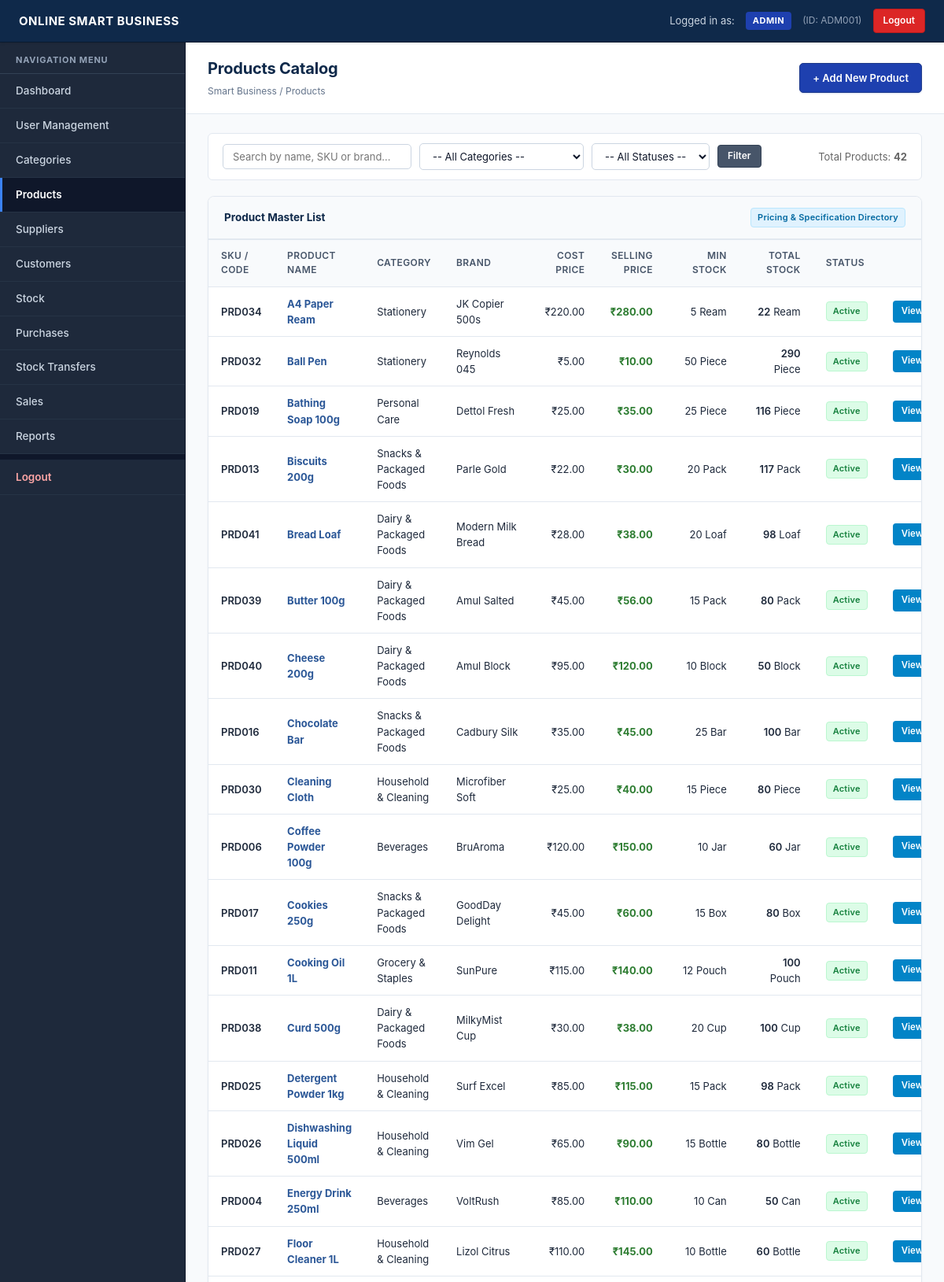
/products/index.php (signed in, upper part), run on the app's committed database.
### tables this page shows
CREATE TABLE IF NOT EXISTS `products` (
    `id` INT(11) NOT NULL AUTO_INCREMENT,
    `product_id` VARCHAR(50) NOT NULL UNIQUE,
    `product_name` VARCHAR(150) NOT NULL,
    `category_id` INT(11) NOT NULL,
    `brand` VARCHAR(100) DEFAULT NULL,
    `unit` VARCHAR(30) NOT NULL DEFAULT 'Piece',
    `purchase_price` DECIMAL(10,2) NOT NULL DEFAULT 0.00,
    `selling_price` DECIMAL(10,2) NOT NULL DEFAULT 0.00,
    `minimum_stock_level` INT(11) NOT NULL DEFAULT 5,
    `status` ENUM('Active', 'Inactive') DEFAULT 'Active',
    `created_at` TIMESTAMP NOT NULL DEFAULT CURRENT_TIMESTAMP,
    PRIMARY KEY (`id`),
    KEY `fk_products_category` (`category_id`),
    CONSTRAINT `fk_products_category` FOREIGN KEY (`category_id`) REFERENCES `categories` (`id`) ON UPDATE CASCADE
);

CREATE TABLE IF NOT EXISTS `categories` (
    `id` INT(11) NOT NULL AUTO_INCREMENT,
    `category_name` VARCHAR(100) NOT NULL UNIQUE,
    `description` TEXT DEFAULT NULL,
    `status` ENUM('Active', 'Inactive') DEFAULT 'Active',
    `created_at` TIMESTAMP NOT NULL DEFAULT CURRENT_TIMESTAMP,
    PRIMARY KEY (`id`)
);

### includes/auth.php (called while the page is built, shortened)
<?php
function e($str) {
    return htmlspecialchars((string)($str ?? ''), ENT_QUOTES, 'UTF-8');
}
?>

### products/index.php (the view, shortened to what this page needs)
<?php
require_once '../config/database.php';
require_once '../includes/auth.php';
$search = trim($_GET['search'] ?? '');
$where_clauses = [];
$where_sql = !empty($where_clauses) ? 'WHERE ' . implode(' AND ', $where_clauses) : '';
$query = "SELECT p.*, c.category_name,
          COALESCE(SUM(s.quantity), 0) as total_network_stock
          FROM products p
          LEFT JOIN categories c ON p.category_id = c.id
          LEFT JOIN stock s ON p.id = s.product_id
          {$where_sql}
          GROUP BY p.id
          ORDER BY p.product_name ASC";
$stmt = mysqli_prepare($conn, $query);
mysqli_stmt_execute($stmt);
$result = mysqli_stmt_get_result($stmt);
include '../includes/header.php';
?>
<div class="page-header">
    <div>
        <h1>Products Catalog</h1>
        <div class="page-breadcrumb">Smart Business / Products</div>
    </div>
    <div>
        <a href="create.php" class="btn btn-primary">+ Add New Product</a>
    </div>
</div>
<div class="page-content">
    <div class="filter-bar">
        <form method="GET" action="index.php" class="filter-form">
            <input type="text" name="search" placeholder="Search by name, SKU or brand..." value="<?php echo e($search); ?>" style="min-width: 240px;">
            <select name="category">
                <option value="">-- All Categories --</option>
            </select>
            <select name="status">
                <option value="">-- All Statuses --</option>
            </select>
            <button type="submit" class="btn btn-secondary btn-sm">Filter</button>
        </form>
        <div style="font-size: 13px; color: #666;">
            Total Products: <strong><?php echo mysqli_num_rows($result); ?></strong>
        </div>
    </div>
    <div class="card">
        <div class="card-header">
            <span>Product Master List</span>
            <span class="badge badge-info">Pricing &amp; Specification Directory</span>
        </div>
        <div class="card-body" style="padding: 0;">
            <?php if (mysqli_num_rows($result) === 0): ?>
                <div style="padding: 30px; text-align: center; color: #777;">
                    <p style="font-size: 15px; margin-bottom: 8px;">No products found.</p>
                    <a href="create.php" class="btn btn-primary btn-sm">Add First Product</a>
                </div>
            <?php else: ?>
                <table class="data-table" style="margin-top: 0; border: none;">
                    <thead>
                        <tr>
                            <th style="width: 100px;">SKU / Code</th>
                            <th>Product Name</th>
                            <th>Category</th>
                            <th>Brand</th>
                            <th style="text-align: right; width: 110px;">Cost Price</th>
                            <th style="text-align: right; width: 110px;">Selling Price</th>
                            <th style="text-align: right; width: 90px;">Min Stock</th>
                            <th style="text-align: right; width: 110px;">Total Stock</th>
                            <th style="width: 80px;">Status</th>
                            <th style="width: 170px; text-align: center;">Actions</th>
                        </tr>
                    </thead>
                    <tbody>
                        <?php while ($row = mysqli_fetch_assoc($result)): ?>
                            <tr>
                                <td><strong><?php echo e($row['product_id']); ?></strong></td>
                                <td>
                                    <a href="view.php?id=<?php echo e($row['id']); ?>" style="color: #2b5797; font-weight: bold; text-decoration: none;">
                                        <?php echo e($row['product_name']); ?>
                                    </a>
                                </td>
                                <td><?php echo e($row['category_name'] ?? 'Uncategorized'); ?></td>
                                <td><?php echo e($row['brand'] ?? '—'); ?></td>
                                <td style="text-align: right;">₹<?php echo number_format($row['purchase_price'], 2); ?></td>
                                <td style="text-align: right; font-weight: bold; color: #2e7d32;">₹<?php echo number_format($row['selling_price'], 2); ?></td>
                                <td style="text-align: right;"><?php echo e($row['minimum_stock_level']); ?> <?php echo e($row['unit']); ?></td>
                                <td style="text-align: right;">
                                    <strong><?php echo number_format($row['total_network_stock']); ?></strong> <?php echo e($row['unit']); ?>
                                </td>
                                <td>
                                    <?php if ($row['status'] === 'Active'): ?>
                                        <span class="badge badge-success">Active</span>
                                    <?php else: ?>
                                        <span class="badge badge-danger">Inactive</span>
                                    <?php endif; ?>
                                </td>
                                <td style="text-align: center;">
                                    <div class="action-links">
                                        <a href="view.php?id=<?php echo e($row['id']); ?>" class="btn-info">View</a>
                                    </div>
                                </td>
                            </tr>
                        <?php endwhile; ?>
                    </tbody>
                </table>
            <?php endif; ?>
        </div>
    </div>
</div>
<?php
include '../includes/footer.php';
?>

### assets/css/style.css (style rules this page uses)
html, body { height: 100%; }
*, *::before, *::after { margin: 0; padding: 0; box-sizing: border-box; }
body { font-family: -apple-system, BlinkMacSystemFont, "Segoe UI", Roboto, "Helvetica Neue", Arial, sans-serif; font-size: 13.5px; line-height: 1.55; color: #1e293b; background-color: #f8fafc; -webkit-font-smoothing: antialiased; -moz-osx-font-smoothing: grayscale; }
.btn { display: inline-block; padding: 9px 16px; font-size: 13px; font-family: inherit; font-weight: 600; text-align: center; text-decoration: none; border: 1px solid transparent; border-radius: 5px; cursor: pointer; transition: all 0.15s ease; line-height: 1.4; }
.btn-primary { background-color: #1e40af; color: #ffffff; border-color: #1e3a8a; box-shadow: 0 1px 2px rgba(30, 64, 175, 0.15); }
.btn-secondary { background-color: #475569; color: #ffffff; border-color: #334155; }
.btn-info { background-color: #0284c7; color: #ffffff; border-color: #0369a1; }
.btn-sm { padding: 5px 12px; font-size: 12px; border-radius: 4px; }
.page-header { background-color: #ffffff; padding: 18px 28px; border-bottom: 1px solid #e2e8f0; display: flex; justify-content: space-between; align-items: center; width: 100%; box-sizing: border-box; flex-shrink: 0; }
.page-header h1 { font-size: 20px; font-weight: 700; color: #0f294a; margin: 0; letter-spacing: -0.2px; }
.page-breadcrumb { font-size: 12px; color: #64748b; margin-top: 4px; }
.page-content { padding: 24px 28px; flex: 1 0 auto; width: 100%; box-sizing: border-box; }
.card { background: #ffffff; border: 1px solid #e2e8f0; border-radius: 8px; margin-bottom: 24px; box-shadow: 0 1px 3px 0 rgba(0, 0, 0, 0.04), 0 1px 2px -1px rgba(0, 0, 0, 0.04); display: flex; flex-direction: column; overflow: hidden; width: 100%; box-sizing: border-box; }
.card-header { background-color: #f8fafc; border-bottom: 1px solid #e2e8f0; padding: 14px 20px; font-weight: 700; font-size: 13.5px; color: #0f294a; display: flex; justify-content: space-between; align-items: center; }
.card-body { padding: 20px; flex: 1; }
.data-table { width: 100%; border-collapse: collapse; font-size: 13px; color: #1e293b; margin: 0; }
.data-table th, .data-table td { padding: 11px 16px; border-bottom: 1px solid #e2e8f0; text-align: left; vertical-align: middle; }
.data-table th { background-color: #f8fafc; font-weight: 600; font-size: 12px; color: #475569; text-transform: uppercase; letter-spacing: 0.4px; border-top: 1px solid #e2e8f0; }
.data-table td strong { font-weight: 600; }
.filter-bar { background: #ffffff; border: 1px solid #e2e8f0; border-radius: 6px; padding: 12px 18px; margin-bottom: 20px; display: flex; flex-wrap: wrap; align-items: center; justify-content: space-between; gap: 12px; }
.filter-form { display: flex; flex-wrap: wrap; align-items: center; gap: 10px; }
.filter-form select, .filter-form input[type="text"], .filter-form input[type="date"] { padding: 7px 12px; font-size: 13px; font-family: inherit; border: 1px solid #cbd5e1; border-radius: 5px; background: #ffffff; color: #0f172a; transition: border-color 0.15s ease; }
.action-links { display: inline-flex; gap: 6px; align-items: center; }
.action-links a, .action-links button { padding: 4px 10px; font-size: 11.5px; font-weight: 600; text-decoration: none; border-radius: 4px; cursor: pointer; border: 1px solid transparent; transition: all 0.15s ease; }
.badge { display: inline-block; padding: 3px 8px; font-size: 11px; font-weight: 600; border-radius: 4px; letter-spacing: 0.2px; }
.badge-success { background-color: #dcfce7; color: #15803d; border: 1px solid #bbf7d0; }
.badge-info { background-color: #e0f2fe; color: #0369a1; border: 1px solid #bae6fd; }

### data on the page
products: product "PRD034", product_name "A4 Paper Ream", category.category_name "Stationery", brand "JK Copier 500s", purchase_price "220.00", selling_price "280.00", minimum_stock_level "5", unit "Ream", total_network_stock "22", status "Active"
products: product "PRD032", product_name "Ball Pen", category.category_name "Stationery", brand "Reynolds 045", purchase_price "5.00", selling_price "10.00", minimum_stock_level "50", unit "Piece", total_network_stock "290", status "Active"
products: product "PRD019", product_name "Bathing Soap 100g", category.category_name "Personal Care", brand "Dettol Fresh", purchase_price "25.00", selling_price "35.00", minimum_stock_level "25", unit "Piece", total_network_stock "116", status "Active"
products: product "PRD013", product_name "Biscuits 200g", category.category_name "Snacks & Packaged Foods", brand "Parle Gold", purchase_price "22.00", selling_price "30.00", minimum_stock_level "20", unit "Pack", total_network_stock "117", status "Active"
products: product "PRD041", product_name "Bread Loaf", category.category_name "Dairy & Packaged Foods", brand "Modern Milk Bread", purchase_price "28.00", selling_price "38.00", minimum_stock_level "20", unit "Loaf", total_network_stock "98", status "Active"
products: product "PRD039", product_name "Butter 100g", category.category_name "Dairy & Packaged Foods", brand "Amul Salted", purchase_price "45.00", selling_price "56.00", minimum_stock_level "15", unit "Pack", total_network_stock "80", status "Active"
products: product "PRD040", product_name "Cheese 200g", category.category_name "Dairy & Packaged Foods", brand "Amul Block", purchase_price "95.00", selling_price "120.00", minimum_stock_level "10", unit "Block", total_network_stock "50", status "Active"
products: product "PRD016", product_name "Chocolate Bar", category.category_name "Snacks & Packaged Foods", brand "Cadbury Silk", purchase_price "35.00", selling_price "45.00", minimum_stock_level "25", unit "Bar", total_network_stock "100", status "Active"
products: product "PRD030", product_name "Cleaning Cloth", category.category_name "Household & Cleaning", brand "Microfiber Soft", purchase_price "25.00", selling_price "40.00", minimum_stock_level "15", unit "Piece", total_network_stock "80", status "Active"
products: product "PRD006", product_name "Coffee Powder 100g", category.category_name "Beverages", brand "BruAroma", purchase_price "120.00", selling_price "150.00", minimum_stock_level "10", unit "Jar", total_network_stock "60", status "Active"
products: product "PRD017", product_name "Cookies 250g", category.category_name "Snacks & Packaged Foods", brand "GoodDay Delight", purchase_price "45.00", selling_price "60.00", minimum_stock_level "15", unit "Box", total_network_stock "80", status "Active"
products: product "PRD011", product_name "Cooking Oil 1L", category.category_name "Grocery & Staples", brand "SunPure", purchase_price "115.00", selling_price "140.00", minimum_stock_level "12", unit "Pouch", total_network_stock "100", status "Active"
products: product "PRD038", product_name "Curd 500g", category.category_name "Dairy & Packaged Foods", brand "MilkyMist Cup", purchase_price "30.00", selling_price "38.00", minimum_stock_level "20", unit "Cup", total_network_stock "100", status "Active"
products: product "PRD025", product_name "Detergent Powder 1kg", category.category_name "Household & Cleaning", brand "Surf Excel", purchase_price "85.00", selling_price "115.00", minimum_stock_level "15", unit "Pack", total_network_stock "98", status "Active"
products: product "PRD026", product_name "Dishwashing Liquid 500ml", category.category_name "Household & Cleaning", brand "Vim Gel", purchase_price "65.00", selling_price "90.00", minimum_stock_level "15", unit "Bottle", total_network_stock "80", status "Active"
products: product "PRD004", product_name "Energy Drink 250ml", category.category_name "Beverages", brand "VoltRush", purchase_price "85.00", selling_price "110.00", minimum_stock_level "10", unit "Can", total_network_stock "50", status "Active"
products: product "PRD027", product_name "Floor Cleaner 1L", category.category_name "Household & Cleaning", brand "Lizol Citrus", purchase_price "110.00", selling_price "145.00", minimum_stock_level "10", unit "Bottle", total_network_stock "60", status "Active"

### other printed values
$current_user['role_name'] "ADMIN"
$current_user['user_id'] "ADM001"
mysqli_num_rows($result) "42"
